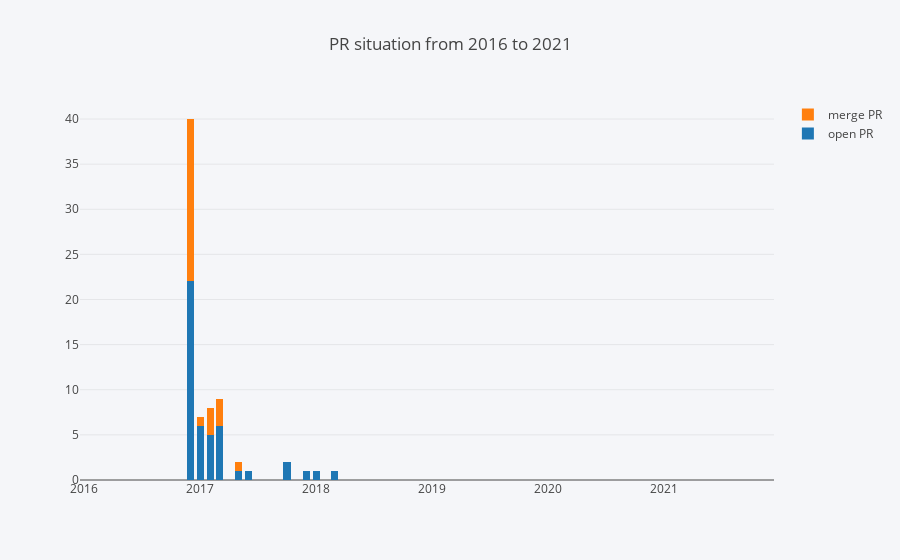

The notebook cell this image was saved under:
### Code cell
task_3.run()

### Figure 1 — Plotly figure (JSON) as saved in the notebook; plotly's stock layout.template omitted (floating-point values rounded to 4 significant figures)
{"data": [{"name": "open PR", "type": "bar", "x": ["2016-01", "2016-02", "2016-03", "2016-04", "2016-05", "2016-06", "2016-07", "2016-08", "2016-09", "2016-10", "2016-11", "2016-12", "2017-01", "2017-02", "2017-03", "2017-04", "2017-05", "2017-06", "2017-07", "2017-08", "2017-09", "2017-10", "2017-11", "2017-12", "2018-01", "2018-02", "2018-03", "2018-04", "2018-05", "2018-06", "2018-07", "2018-08", "2018-09", "2018-10", "2018-11", "2018-12", "2019-01", "2019-02", "2019-03", "2019-04", "2019-05", "2019-06", "2019-07", "2019-08", "2019-09", "2019-10", "2019-11", "2019-12", "2020-01", "2020-02", "2020-03", "2020-04", "2020-05", "2020-06", "2020-07", "2020-08", "2020-09", "2020-10", "2020-11", "2020-12", "2021-01", "2021-02", "2021-03", "2021-04", "2021-05", "2021-06", "2021-07", "2021-08", "2021-09", "2021-10", "2021-11", "2021-12"], "y": [0, 0, 0, 0, 0, 0, 0, 0, 0, 0, 0, 22, 6, 5, 6, 0, 1, 1, 0, 0, 0, 2, 0, 1, 1, 0, 1, 0, 0, 0, 0, 0, 0, 0, 0, 0, 0, 0, 0, 0, 0, 0, 0, 0, 0, 0, 0, 0, 0, 0, 0, 0, 0, 0, 0, 0, 0, 0, 0, 0, 0, 0, 0, 0, 0, 0, 0, 0, 0, 0, 0, 0]}, {"name": "merge PR", "type": "bar", "x": ["2016-01", "2016-02", "2016-03", "2016-04", "2016-05", "2016-06", "2016-07", "2016-08", "2016-09", "2016-10", "2016-11", "2016-12", "2017-01", "2017-02", "2017-03", "2017-04", "2017-05", "2017-06", "2017-07", "2017-08", "2017-09", "2017-10", "2017-11", "2017-12", "2018-01", "2018-02", "2018-03", "2018-04", "2018-05", "2018-06", "2018-07", "2018-08", "2018-09", "2018-10", "2018-11", "2018-12", "2019-01", "2019-02", "2019-03", "2019-04", "2019-05", "2019-06", "2019-07", "2019-08", "2019-09", "2019-10", "2019-11", "2019-12", "2020-01", "2020-02", "2020-03", "2020-04", "2020-05", "2020-06", "2020-07", "2020-08", "2020-09", "2020-10", "2020-11", "2020-12", "2021-01", "2021-02", "2021-03", "2021-04", "2021-05", "2021-06", "2021-07", "2021-08", "2021-09", "2021-10", "2021-11", "2021-12"], "y": [0, 0, 0, 0, 0, 0, 0, 0, 0, 0, 0, 18, 1, 3, 3, 0, 1, 0, 0, 0, 0, 0, 0, 0, 0, 0, 0, 0, 0, 0, 0, 0, 0, 0, 0, 0, 0, 0, 0, 0, 0, 0, 0, 0, 0, 0, 0, 0, 0, 0, 0, 0, 0, 0, 0, 0, 0, 0, 0, 0, 0, 0, 0, 0, 0, 0, 0, 0, 0, 0, 0, 0]}], "layout": {"annotations": [], "autosize": true, "barmode": "stack", "paper_bgcolor": "rgba(245,246,249,1)", "plot_bgcolor": "rgba(245,246,249,1)", "showlegend": true, "title": {"text": "PR situation from 2016 to 2021"}, "xaxis": {"autorange": true, "range": ["2015-12-18", "2021-12-15"], "type": "date"}, "yaxis": {"autorange": true, "range": [0, 42.11], "type": "linear"}}}
